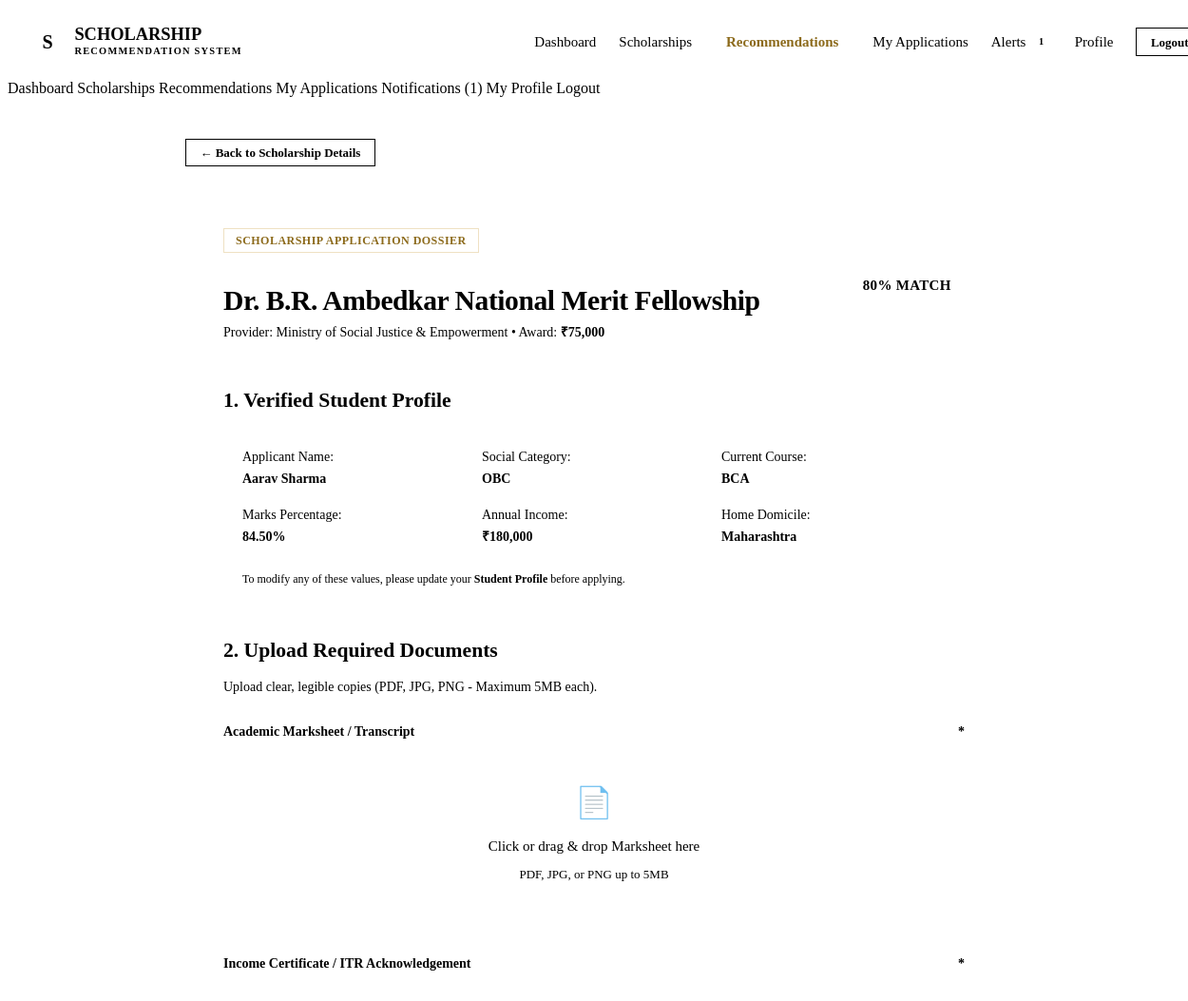
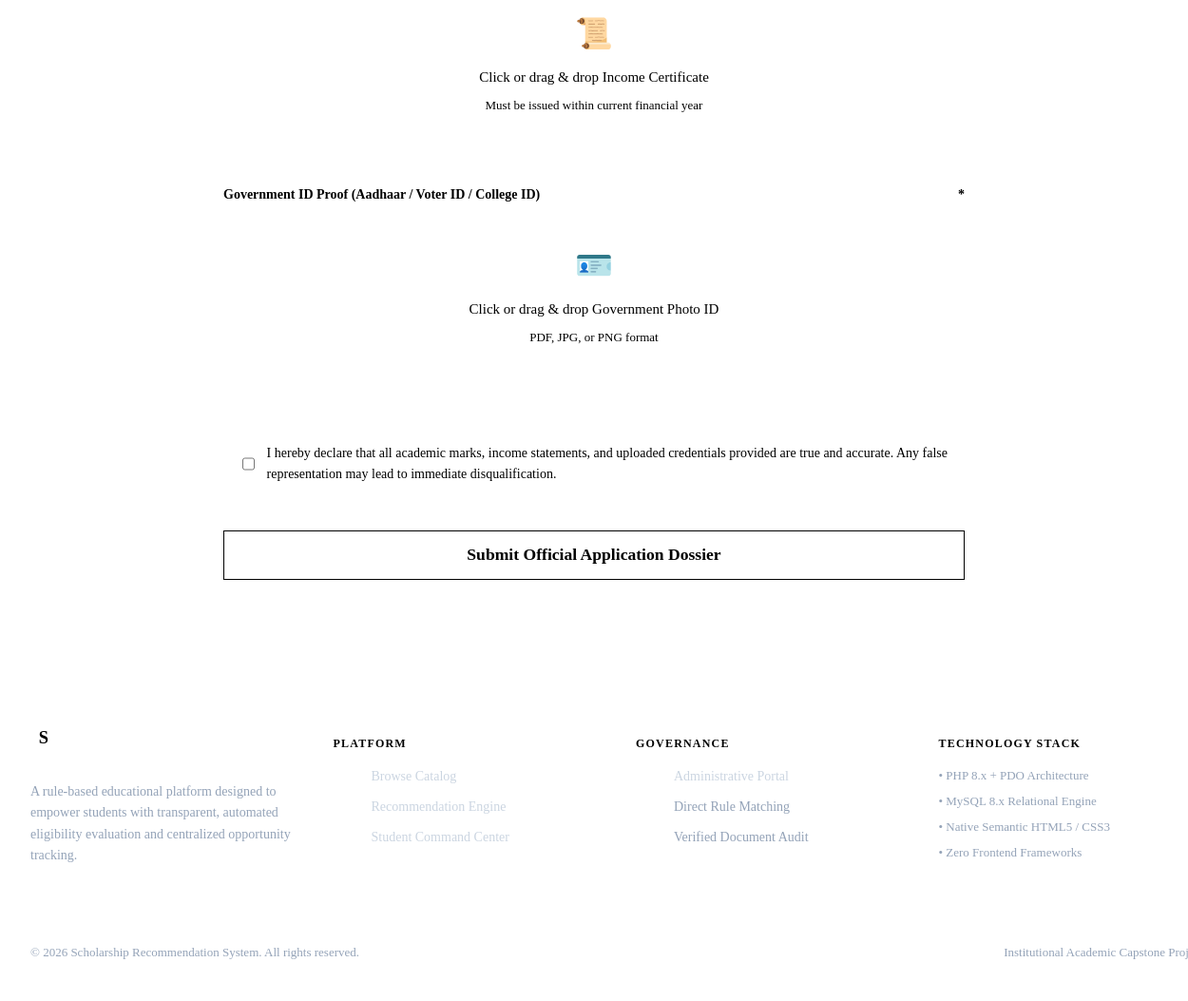
The page /student/apply.php?id=2 (signed in) on the database its author committed (2 pictures, top to bottom).
### tables this page shows
CREATE TABLE `tbl_scholarship` (
    `scholarship_id` INT AUTO_INCREMENT PRIMARY KEY,
    `title` VARCHAR(200) NOT NULL,
    `description` TEXT NOT NULL,
    `provider` VARCHAR(150) NOT NULL,
    `amount` DECIMAL(10, 2) NOT NULL,
    `category_required` VARCHAR(100) DEFAULT 'ALL',
    `max_income` DECIMAL(12, 2) NOT NULL DEFAULT 0.00,
    `min_marks` DECIMAL(5, 2) NOT NULL DEFAULT 0.00,
    `eligible_course` VARCHAR(150) DEFAULT 'ALL',
    `state_applicable` VARCHAR(100) DEFAULT 'ALL',
    `gender_applicable` ENUM('ALL', 'Male', 'Female', 'Other') DEFAULT 'ALL',
    `last_date` DATE NOT NULL,
    `status` ENUM('Active', 'Inactive', 'Archived') DEFAULT 'Active',
    `created_at` TIMESTAMP DEFAULT CURRENT_TIMESTAMP,
    `updated_at` TIMESTAMP DEFAULT CURRENT_TIMESTAMP ON UPDATE CURRENT_TIMESTAMP,
    INDEX `idx_scholarship_status` (`status`),
    INDEX `idx_scholarship_deadline` (`last_date`)
);

CREATE TABLE `tbl_student` (
    `student_id` INT AUTO_INCREMENT PRIMARY KEY,
    `full_name` VARCHAR(100) NOT NULL,
    `email` VARCHAR(120) NOT NULL UNIQUE,
    `password` VARCHAR(255) NOT NULL,
    `dob` DATE NOT NULL,
    `gender` ENUM('Male', 'Female', 'Other') NOT NULL,
    `category` ENUM('General', 'OBC', 'SC', 'ST', 'EWS', 'Minority') NOT NULL,
    `annual_income` DECIMAL(12, 2) NOT NULL,
    `course` VARCHAR(100) NOT NULL,
    `marks_percentage` DECIMAL(5, 2) NOT NULL,
    `state` VARCHAR(80) NOT NULL,
    `created_at` TIMESTAMP DEFAULT CURRENT_TIMESTAMP,
    `updated_at` TIMESTAMP DEFAULT CURRENT_TIMESTAMP ON UPDATE CURRENT_TIMESTAMP,
    INDEX `idx_student_category` (`category`),
    INDEX `idx_student_income` (`annual_income`),
    INDEX `idx_student_marks` (`marks_percentage`),
    INDEX `idx_student_course` (`course`),
    INDEX `idx_student_state` (`state`)
);

### includes/functions.php (called while the page is built, shortened)
<?php
function sanitize(?string $data): string {
    return htmlspecialchars(trim((string)$data), ENT_QUOTES, 'UTF-8');
}
function formatCurrency(float|int|string $amount): string {
    return '₹' . number_format((float)$amount, 0, '.', ',');
}
function calculateScholarshipMatch(array $student, array $scholarship): array {
    $score = 0;
    $breakdown = [];
    $isEligible = true;
    $reqCategory = trim((string)($scholarship['category_required'] ?? 'ALL'));
    $studentCategory = trim((string)($student['category'] ?? ''));
    if (strtoupper($reqCategory) === 'ALL') {
        $score += 20;
        $breakdown['category'] = [
            'status' => true,
            'label' => 'Category',
            'points' => 20,
            'reason' => 'Open to all categories (Student: ' . $studentCategory . ')'
        ];
    } else {
        $allowedCategories = array_map('trim', explode(',', $reqCategory));
        if (in_array($studentCategory, $allowedCategories, true)) {
            $score += 20;
            $breakdown['category'] = [
                'status' => true,
                'label' => 'Category',
                'points' => 20,
                'reason' => 'Matches required category: ' . $studentCategory
            ];
        } else {
            $isEligible = false;
            $breakdown['category'] = [
                'status' => false,
                'label' => 'Category',
                'points' => 0,
                'reason' => 'Requires ' . $reqCategory . ' (Student is ' . $studentCategory . ')'
            ];
        }
    }
    $maxIncome = (float)($scholarship['max_income'] ?? 0);
    $studentIncome = (float)($student['annual_income'] ?? 0);
    if ($maxIncome <= 0) {
        $score += 20;
        $breakdown['income'] = [
            'status' => true,
            'label' => 'Annual Income',
            'points' => 20,
            'reason' => 'No income ceiling restriction'
        ];
    } else {
        if ($studentIncome <= $maxIncome) {
            $score += 20;
            $breakdown['income'] = [
                'status' => true,
                'label' => 'Annual Income',
                'points' => 20,
                'reason' => 'Income (' . formatCurrency($studentIncome) . ') within maximum limit (' . formatCurrency($maxIncome) . ')'
            ];
        }
    }
    $minMarks = (float)($scholarship['min_marks'] ?? 0);
    $studentMarks = (float)($student['marks_percentage'] ?? 0);
    if ($studentMarks >= $minMarks) {
        $score += 20;
        $breakdown['marks'] = [
            'status' => true,
            'label' => 'Academic Marks',
            'points' => 20,
            'reason' => 'Marks (' . $studentMarks . '%) meet/exceed requirement (' . $minMarks . '%)'
        ];
    }
    $reqCourse = trim((string)($scholarship['eligible_course'] ?? 'ALL'));
    $studentCourse = trim((string)($student['course'] ?? ''));
    if (strtoupper($reqCourse) === 'ALL') {
        $score += 20;
        $breakdown['course'] = [
            'status' => true,
            'label' => 'Course Stream',
            'points' => 20,
            'reason' => 'Open to all academic streams (Student: ' . $studentCourse . ')'
        ];
    }
    $reqState = trim((string)($scholarship['state_applicable'] ?? 'ALL'));
    $studentState = trim((string)($student['state'] ?? ''));
    if (strtoupper($reqState) === 'ALL') {
        $score += 20;
        $breakdown['state'] = [
            'status' => true,
            'label' => 'State Domicile',
            'points' => 20,
            'reason' => 'All-India eligibility (Student domicile: ' . $studentState . ')'
        ];
    }
    $reqGender = trim((string)($scholarship['gender_applicable'] ?? 'ALL'));
    $rankTier = 'Not Recommended';
    $badgeClass = 'badge-danger';
    if ($score >= 90) {
        $rankTier = 'High Match (Fully Eligible)';
        $badgeClass = 'badge-success';
    } elseif ($score >= 70) {
        $rankTier = 'Moderate Match';
        $badgeClass = 'badge-warning';
    } elseif ($score >= 50) {
        $rankTier = 'Low Match';
        $badgeClass = 'badge-neutral';
    }
    return [
        'match_score' => $score,
        'is_eligible' => $isEligible,
        'rank_tier'   => $rankTier,
        'badge_class' => $badgeClass,
        'breakdown'   => $breakdown
    ];
}
?>

### includes/auth.php (called while the page is built, shortened)
<?php
function isStudentLoggedIn(): bool {
    return isset($_SESSION['user_type']) && $_SESSION['user_type'] === 'student' && !empty($_SESSION['student_id']);
}
function getLoggedInStudent(PDO $db): ?array {
    $stmt = $db->prepare("SELECT * FROM tbl_student WHERE student_id = ?");
    $stmt->execute([$_SESSION['student_id']]);
    $student = $stmt->fetch();
    return $student ?: null;
}
?>

### student/apply.php (the view, shortened to what this page needs)
<?php
require_once __DIR__ . '/../includes/auth.php';
require_once __DIR__ . '/../includes/functions.php';
$scholarshipId = (int)($_GET['id'] ?? 0);
$db = getDB();
$student = getLoggedInStudent($db);
$stmtSch = $db->prepare("SELECT * FROM tbl_scholarship WHERE scholarship_id = ? AND status = 'Active'");
$stmtSch->execute([$scholarshipId]);
$scholarship = $stmtSch->fetch();
$match = calculateScholarshipMatch($student, $scholarship);
include __DIR__ . '/../includes/header.php';
?>
<main class="main-content">
    <div class="container container-narrow">
        <div style="margin-bottom: 1.5rem;">
            <a href="scholarship_details.php?id=<?= $scholarshipId ?>" class="btn btn-secondary btn-sm">← Back to Scholarship Details</a>
        </div>
        <div class="card" style="padding: 2.5rem;">
            <div class="card-header" style="margin-bottom: 2rem;">
                <div>
                    <span class="badge badge-accent mb-1">Scholarship Application Dossier</span>
                    <h2 style="font-size: 1.85rem; margin-bottom: 0.25rem;"><?= sanitize($scholarship['title']) ?></h2>
                    <div class="text-sm text-secondary">Provider: <?= sanitize($scholarship['provider']) ?> • Award: <strong><?= formatCurrency($scholarship['amount']) ?></strong></div>
                </div>
                <div class="match-score-badge"><?= $match['match_score'] ?>% MATCH</div>
            </div>
            <form action="apply.php?id=<?= $scholarshipId ?>" method="POST" enctype="multipart/form-data" id="scholarshipApplyForm">
                <h4 style="margin-bottom: 1rem; color: var(--primary);">1. Verified Student Profile</h4>
                <div style="background-color: var(--surface-subtle); border: 1px solid var(--border); border-radius: var(--radius-md); padding: 1.25rem; margin-bottom: 2rem;">
                    <div class="grid grid-3" style="font-size: 0.875rem; gap: 1rem;">
                        <div>
                            <span class="text-muted">Applicant Name:</span><br>
                            <strong><?= sanitize($student['full_name']) ?></strong>
                        </div>
                        <div>
                            <span class="text-muted">Social Category:</span><br>
                            <strong><?= sanitize($student['category']) ?></strong>
                        </div>
                        <div>
                            <span class="text-muted">Current Course:</span><br>
                            <strong><?= sanitize($student['course']) ?></strong>
                        </div>
                        <div>
                            <span class="text-muted">Marks Percentage:</span><br>
                            <strong><?= sanitize($student['marks_percentage']) ?>%</strong>
                        </div>
                        <div>
                            <span class="text-muted">Annual Income:</span><br>
                            <strong><?= formatCurrency($student['annual_income']) ?></strong>
                        </div>
                        <div>
                            <span class="text-muted">Home Domicile:</span><br>
                            <strong><?= sanitize($student['state']) ?></strong>
                        </div>
                    </div>
                    <div class="mt-2 text-xs text-muted" style="border-top: 1px solid var(--border-light); padding-top: 0.5rem;">
                        To modify any of these values, please update your <a href="profile.php" style="color: var(--secondary); font-weight: 600;">Student Profile</a> before applying.
                    </div>
                </div>
                <h4 style="margin-bottom: 0.5rem; color: var(--primary);">2. Upload Required Documents</h4>
                <p class="text-sm mb-3">Upload clear, legible copies (PDF, JPG, PNG - Maximum 5MB each).</p>
                <div style="display: flex; flex-direction: column; gap: 1.25rem; margin-bottom: 2rem;">
                    <div class="form-group">
                        <label class="form-label">Academic Marksheet / Transcript <span class="required">*</span></label>
                        <div class="file-dropzone" data-target="marksheetFile">
                            <div class="dropzone-icon">📄</div>
                            <div class="dropzone-text">Click or drag & drop Marksheet here</div>
                            <div class="dropzone-subtext">PDF, JPG, or PNG up to 5MB</div>
                        </div>
                    </div>
                    <div class="form-group">
                        <label class="form-label">Income Certificate / ITR Acknowledgement <span class="required">*</span></label>
                        <div class="file-dropzone" data-target="incomeFile">
                            <div class="dropzone-icon">📜</div>
                            <div class="dropzone-text">Click or drag & drop Income Certificate</div>
                            <div class="dropzone-subtext">Must be issued within current financial year</div>
                        </div>
                    </div>
                    <div class="form-group">
                        <label class="form-label">Government ID Proof (Aadhaar / Voter ID / College ID) <span class="required">*</span></label>
                        <div class="file-dropzone" data-target="idProofFile">
                            <div class="dropzone-icon">🪪</div>
                            <div class="dropzone-text">Click or drag & drop Government Photo ID</div>
                            <div class="dropzone-subtext">PDF, JPG, or PNG format</div>
                        </div>
                    </div>
                </div>
                <div class="form-check" style="background-color: var(--surface-subtle); padding: 1rem; border-radius: var(--radius-sm); border: 1px solid var(--border); margin-bottom: 2rem;">
                    <input type="checkbox" id="declaration_confirmed" name="declaration_confirmed" value="1" required>
                    <label for="declaration_confirmed" style="font-size: 0.875rem; color: var(--text-primary); cursor: pointer;">
                        I hereby declare that all academic marks, income statements, and uploaded credentials provided are true and accurate. Any false representation may lead to immediate disqualification.
                    </label>
                </div>
                <div style="display: flex; gap: 1rem;">
                    <button type="submit" class="btn btn-primary btn-lg btn-block" style="font-size: 1.1rem; padding: 1rem;">
                        Submit Official Application Dossier
                    </button>
                </div>
            </form>
        </div>
    </div>
</main>
<?php include __DIR__ . '/../includes/footer.php'; ?>

### rows shown on the page
tbl_scholarship: title "Dr. B.R. Ambedkar National Merit Fellowship", provider "Ministry of Social Justice & Empowerment", amount "₹75,000"
tbl_student: category.category_required "80", full_name "Aarav Sharma", category "OBC", course "BCA", marks_percentage "84.50", annual_income "₹180,000", state "Maharashtra"

### other values the page prints
$unreadNotifs "1"
